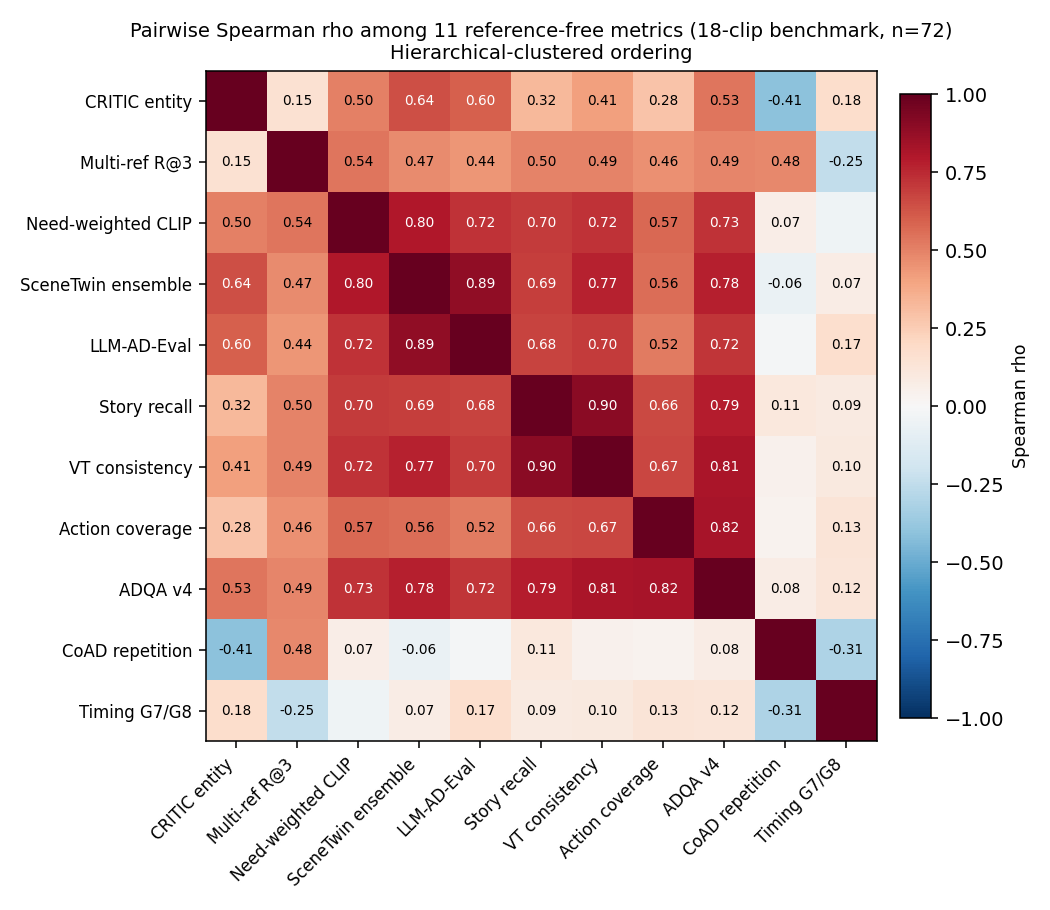

This figure's Python source:
"""Metric pairwise correlation heatmap — paper A 'related work' figure.

Shows 10 reference-free metrics + our ensemble, ordered by clustering.
"""
from __future__ import annotations

import numpy as np
import pandas as pd
import matplotlib.pyplot as plt
from scipy.cluster.hierarchy import linkage, leaves_list
from scipy.spatial.distance import squareform

OUT = "output/charts/scenetwin_metric_correlation_heatmap.png"
SRC = "cursor/papers/output/metric_correlations.csv"

df = pd.read_csv(SRC)
metrics = sorted(set(df["metric_a"]) | set(df["metric_b"]))
n = len(metrics)
mat = np.eye(n)
idx = {m: i for i, m in enumerate(metrics)}
for _, r in df.iterrows():
    i, j = idx[r["metric_a"]], idx[r["metric_b"]]
    mat[i, j] = r["rho"]
    mat[j, i] = r["rho"]

# Hierarchical cluster ordering (1 - rho as distance)
dist = 1 - np.abs(mat)
np.fill_diagonal(dist, 0)
condensed = squareform(dist, checks=False)
Z = linkage(condensed, method="average")
order = leaves_list(Z)
metrics_ord = [metrics[i] for i in order]
mat_ord = mat[np.ix_(order, order)]

# Pretty labels
pretty = {
    "ensemble": "SceneTwin ensemble",
    "llm_ad_eval": "LLM-AD-Eval",
    "adqa_v4": "ADQA v4",
    "vt_consistency": "VT consistency",
    "need_weighted_clip": "Need-weighted CLIP",
    "story_recall": "Story recall",
    "critic_entity": "CRITIC entity",
    "action_coverage": "Action coverage",
    "multi_ref_r3": "Multi-ref R@3",
    "coad_repetition": "CoAD repetition",
    "coad_repetition_inv": "CoAD repetition (inv)",
    "timing_g7g8": "Timing G7/G8",
}
labels = [pretty.get(m, m) for m in metrics_ord]

fig, ax = plt.subplots(figsize=(7.5, 6.5))
im = ax.imshow(mat_ord, cmap="RdBu_r", vmin=-1, vmax=1, aspect="equal")
ax.set_xticks(range(len(labels)))
ax.set_yticks(range(len(labels)))
ax.set_xticklabels(labels, rotation=45, ha="right", fontsize=8.5)
ax.set_yticklabels(labels, fontsize=8.5)

# Annotate cells with rho value
for i in range(len(labels)):
    for j in range(len(labels)):
        if i == j: continue
        val = mat_ord[i, j]
        if abs(val) > 0.05:
            color = "white" if abs(val) > 0.6 else "black"
            ax.text(j, i, f"{val:.2f}", ha="center", va="center", fontsize=7, color=color)

ax.set_title("Pairwise Spearman rho among 11 reference-free metrics (18-clip benchmark, n=72)\n"
             "Hierarchical-clustered ordering", fontsize=10)
cbar = plt.colorbar(im, ax=ax, fraction=0.04, pad=0.03)
cbar.set_label("Spearman rho", fontsize=9)
plt.tight_layout()
plt.savefig(OUT, dpi=140)
print(f"saved {OUT}")
